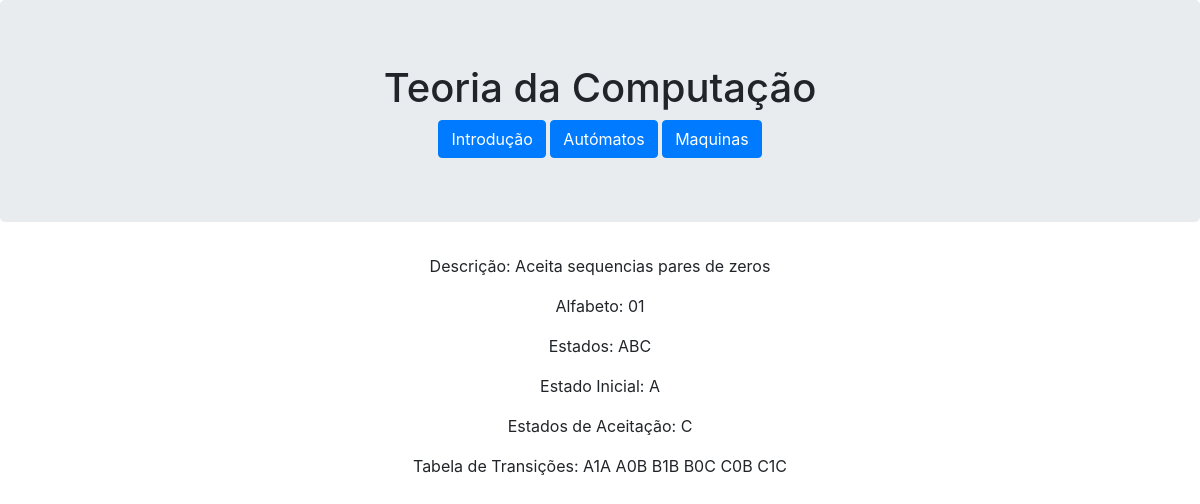
Page /visualafd/25 on the committed database.
### automatos/models.py (models this page shows, shortened)
class Automato(models.Model):
    EstadoInicial = models.CharField(max_length=10000, default = 'A')
    EstadoFinal = models.CharField(max_length=10000, default = 'A')
    Transicoes = models.CharField(max_length=10000, default = 'A')
    Estados = models.CharField(max_length=10000, default = 'A')
    Alfabeto = models.CharField(max_length=10000, default = 'A')
    Descricao = models.CharField(max_length=10000, default = 'A')

### automatos/views.py (the view)
# urls.py: path('visualafd/<int:automato_id>', views.visualafd_page_view, name='visualafd'),
def visualafd_page_view(request, automato_id):
	automato = {'detalhes':Automato.objects.get(id=automato_id)}
	return render(request, 'automatos/visualafd.html', automato)

### automatos/templates/automatos/visualafd.html
{% extends 'automatos/layout.html' %}
{% block main %}
    <p>Descrição: {{ detalhes.Descricao }}</p>
    <p>Alfabeto: {{ detalhes.Alfabeto }}</p>
    <p>Estados: {{ detalhes.Estados }}</p>
    <p>Estado Inicial: {{ detalhes.EstadoInicial }}</p>
    <p>Estados de Aceitação: {{ detalhes.EstadoFinal }}</p>
    <p>Tabela de Transições: {{ detalhes.Transicoes }}</p>
{% endblock %}

### rows in the picture
Automato: Descricao "Aceita sequencias pares de zeros", Alfabeto "01", Estados "ABC", EstadoInicial "A", EstadoFinal "C", Transicoes "A1A A0B B1B B0C C0B C1C"
